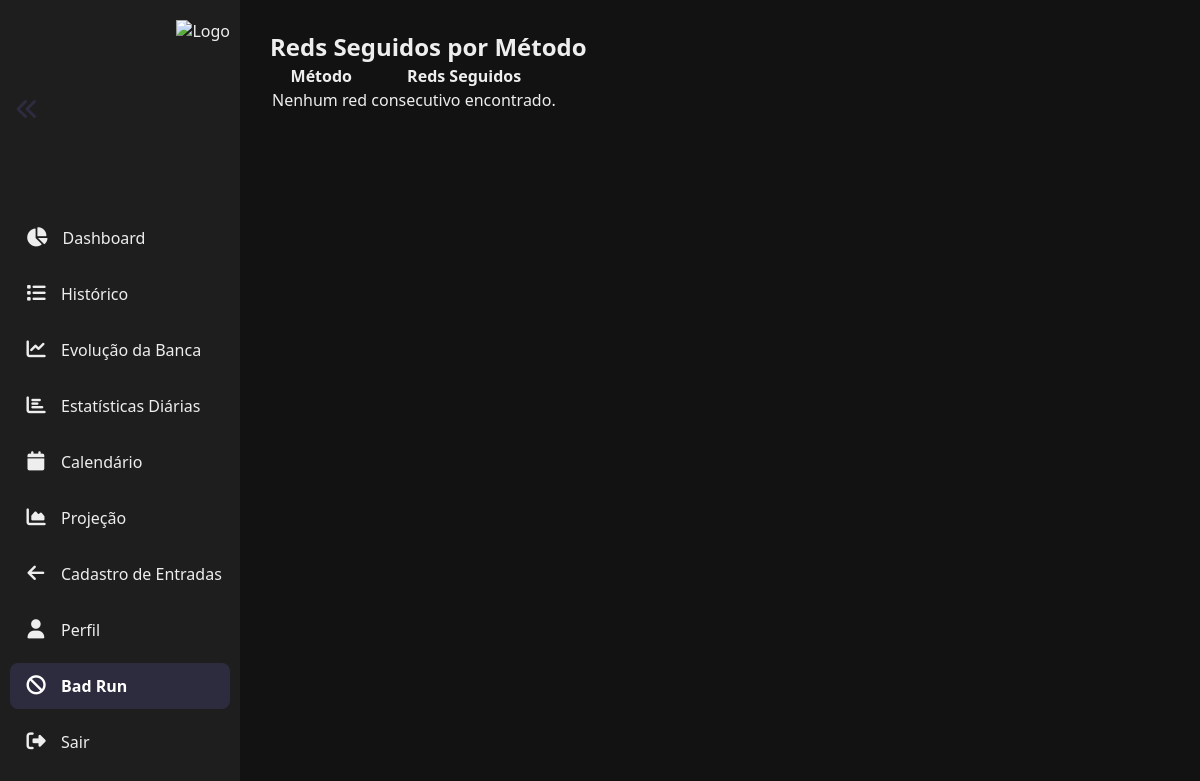
Before: /status_reds (signed in) with the older database file.
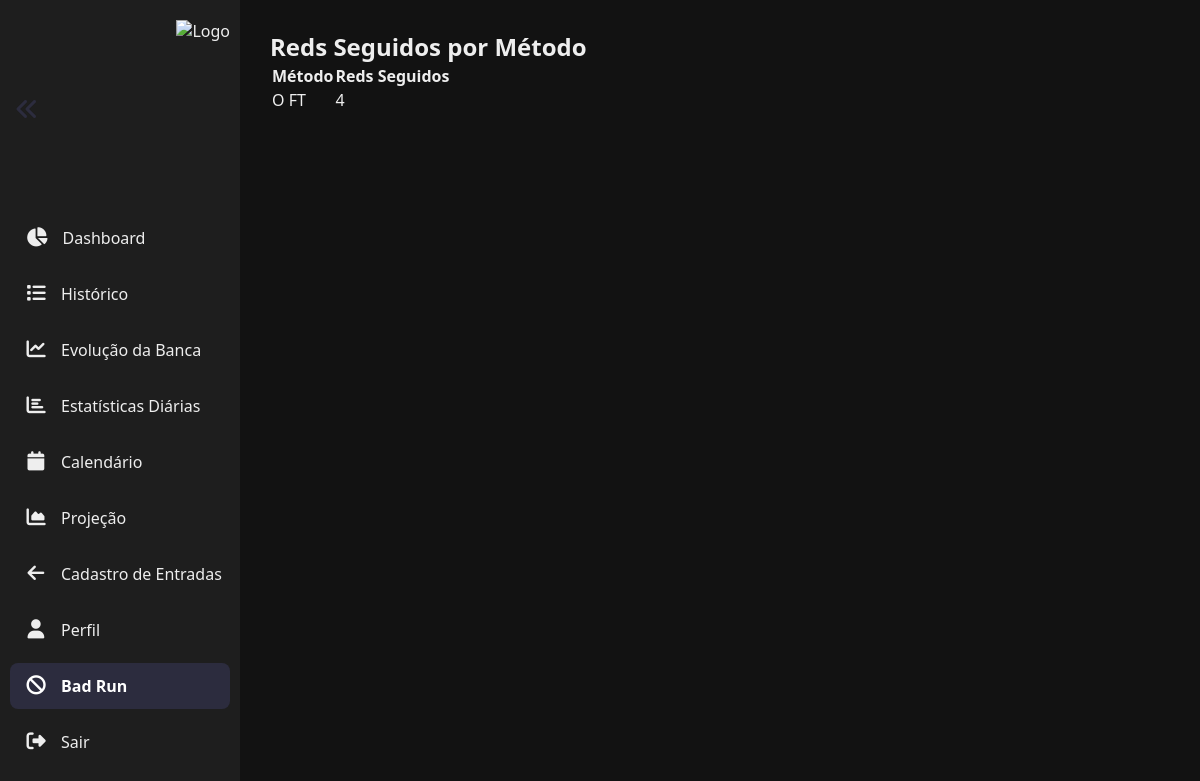
After: the same page with the newer database file.
### tables this page shows
CREATE TABLE apostas (
            id INTEGER PRIMARY KEY AUTOINCREMENT,
            usuario_id INTEGER,
            data TEXT,
            metodo TEXT,
            casa TEXT,
            visitante TEXT,
            stake REAL,
            odd REAL,
            minuto_gol INTEGER,
            valor_realizado REAL, resultado TEXT,
            FOREIGN KEY (usuario_id) REFERENCES usuarios(id)
        );

### app.py (the view)
@app.route("/status_reds")
def status_reds():
    if "usuario_id" not in session:
        return redirect("/login")
    usuario_id = session["usuario_id"]
    reds_por_metodo = contar_reds_seguidos_por_metodo(usuario_id)
    return render_template("status_reds.html", reds=reds_por_metodo)

### app.py (called while the page is built)
def contar_reds_seguidos_por_metodo(usuario_id):
    import sqlite3
    from collections import defaultdict
    conn = sqlite3.connect("banco.db")
    cursor = conn.cursor()
    cursor.execute("""
        SELECT metodo, valor_realizado
        FROM apostas
        WHERE usuario_id = ?
        ORDER BY data DESC, id DESC
    """, (usuario_id,))
    historico = cursor.fetchall()
    conn.close()
    contagem_reds = defaultdict(int)
    analisados = set()
    for metodo, valor_realizado in historico:
        if metodo in analisados:
            continue
        if valor_realizado < 0:
            contagem_reds[metodo] += 1
        else:
            analisados.add(metodo)
    return contagem_reds

### templates/status_reds.html
{% extends "base.html" %}
{% block content %}
<div class="container mt-4">
    <h2 class="text-white">Reds Seguidos por Método</h2>
    <table class="table table-dark table-striped mt-3">
        <thead>
            <tr>
                <th>Método</th>
                <th>Reds Seguidos</th>
            </tr>
        </thead>
        <tbody>
            {% for metodo, count in reds.items() %}
                <tr>
                    <td>{{ metodo }}</td>
                    <td>{{ count }}</td>
                </tr>
            {% else %}
                <tr>
                    <td colspan="2">Nenhum red consecutivo encontrado.</td>
                </tr>
            {% endfor %}
        </tbody>
    </table>
</div>
{% endblock %}

### templates/base.html (shortened to what this page needs)
<!DOCTYPE html>
<html lang="pt-br">
<head>
  <link rel="stylesheet" href="https://cdnjs.cloudflare.com/ajax/libs/font-awesome/6.5.0/css/all.min.css" />
  <link rel="stylesheet" href="{{ url_for('static', filename='css/style.css') }}">
</head>
<body>
  <nav id="sidebar" role="navigation" aria-label="Menu principal">
    <div class="top-bar">
      <button class="toggle-btn" id="toggleBtn" title="Expandir/Recolher menu" aria-label="Expandir ou recolher menu">
        <i class="fas fa-angle-double-left"></i>
      </button>
      <div class="logo">
        <img src="{{ url_for('static', filename='img/12.png') }}" alt="Logo">
      </div>
    </div>
    <a href="{{ url_for('dashboard') }}" class="{% if request.endpoint == 'dashboard' %}active{% endif %}">
      <i class="fas fa-chart-pie"></i><span class="link-text">Dashboard</span>
    </a>
    <a href="{{ url_for('apostas') }}" class="{% if request.endpoint == 'apostas' %}active{% endif %}">
      <i class="fas fa-list"></i><span class="link-text">Histórico</span>
    </a>
    <a href="{{ url_for('estatisticas') }}" class="{% if request.endpoint == 'estatisticas' %}active{% endif %}">
      <i class="fas fa-chart-line"></i><span class="link-text">Evolução da Banca</span>
    </a>
    <a href="{{ url_for('estatisticas_diarias_completa') }}" class="{% if request.endpoint == 'estatisticas_diarias_completa' %}active{% endif %}">
      <i class="fas fa-chart-bar"></i><span class="link-text">Estatísticas Diárias</span>
    </a>
    <a href="{{ url_for('calendario') }}" class="{% if request.endpoint == 'calendario' %}active{% endif %}">
      <i class="fas fa-calendar"></i><span class="link-text">Calendário</span>
    </a>
    <a href="{{ url_for('projecao') }}" class="{% if request.endpoint == 'projecao' %}active{% endif %}">
      <i class="fas fa-chart-area"></i><span class="link-text">Projeção</span>
    </a>
    <a href="{{ url_for('index') }}" class="{% if request.endpoint == 'index' %}active{% endif %}">
      <i class="fas fa-arrow-left"></i><span class="link-text">Cadastro de Entradas</span>
    </a>
    <a href="{{ url_for('perfil') }}" class="{% if request.endpoint == 'perfil' %}active{% endif %}">
    <i class="fas fa-user"></i><span class="link-text">Perfil</span>
    </a>
    <a href="{{ url_for('status_reds') }}" class="{% if request.endpoint == 'status_reds' %}active{% endif %}">
        <i class="fas fa-ban"></i><span class="link-text">Bad Run</span>
    </a>
    <a href="{{ url_for('logout') }}" class="{% if request.endpoint == 'logout' %}active{% endif %}">
      <i class="fas fa-sign-out-alt"></i><span class="link-text">Sair</span>
    </a>
  </nav>
  <div class="main-content" id="mainContent">
    {% block content %}{% endblock %}
  </div>
</body>
</html>

### static/style.css (style rules this page uses)
body { margin: 0; font-family: Arial, sans-serif; background-color: #1c1c1c; color: white; }
.btn-voltar, .btn-export, .btn-estat, button { background-color: #003366; color: white; border: none; padding: 8px 16px; border-radius: 6px; cursor: pointer; font-size: 14px; font-weight: bold; transition: background-color 0.2s; margin-top: 10px; }
.toggle-btn { background-color: transparent; border: none; color: white; font-size: 24px; cursor: pointer; margin-bottom: 20px; text-align: left; padding-left: 5px; -webkit-tap-highlight-color: transparent; outline: none; box-shadow: none; }

### templates/base.html (style rules this page uses)
* { margin: 0; padding: 0; box-sizing: border-box; }
body { font-family: 'Segoe UI', Tahoma, Geneva, Verdana, sans-serif; display: flex; background-color: #121212; color: #eee; min-height: 100vh; transition: margin-left 0.3s ease; }
nav { background-color: #1e1e1e; position: fixed; top: 0; bottom: 0; left: 0; width: 240px; padding: 20px 10px; display: flex; flex-direction: column; overflow: hidden; transition: width 0.3s ease, padding 0.3s ease; }
.top-bar { display: flex; justify-content: space-between; align-items: center; }
.logo { margin-bottom: 40px; transition: all 0.3s ease; padding-right: 10; }
.logo img { height: 150px; width: 100%; object-fit: cover; display: block; margin: 0; }
nav a { color: #eee; text-decoration: none; padding: 12px 16px; margin: 5px 0; border-radius: 8px; display: flex; align-items: center; gap: 15px; font-weight: 500; white-space: nowrap; overflow: hidden; text-overflow: ellipsis; transition: background-color 0.2s ease; }
nav a.active { background-color: #2c2c3e; color: #fff; font-weight: 700; }
nav a i { min-width: 20px; font-size: 1.2rem; text-align: center; }
.toggle-btn { background: transparent; border: none; color: #2c2c3e; font-size: 1.5rem; cursor: pointer; }
.main-content { margin-left: 240px; padding: 30px; flex: 1; min-height: 100vh; }

Changed rows visible on the page:
added apostas: metodo "O FT", count "4"
Other visible differences:
text no longer shown: "Nenhum red consecutivo encontrado."
